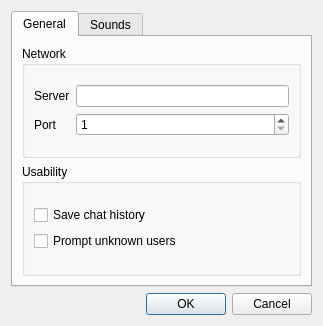
<?xml version="1.0" encoding="UTF-8"?>
<ui version="4.0">
 <class>PreferencesDialog</class>
 <widget class="QDialog" name="PreferencesDialog">
  <property name="geometry">
   <rect>
    <x>0</x>
    <y>0</y>
    <width>323</width>
    <height>326</height>
   </rect>
  </property>
  <property name="windowTitle">
   <string>Preferences</string>
  </property>
  <layout class="QVBoxLayout" name="verticalLayout_6">
   <item>
    <widget class="QTabWidget" name="tabWidget">
     <property name="currentIndex">
      <number>0</number>
     </property>
     <widget class="QWidget" name="tab">
      <attribute name="title">
       <string>General</string>
      </attribute>
      <layout class="QVBoxLayout" name="verticalLayout_4">
       <item>
        <widget class="QGroupBox" name="groupBox">
         <property name="title">
          <string>Network</string>
         </property>
         <layout class="QVBoxLayout" name="verticalLayout">
          <item>
           <layout class="QGridLayout" name="gridLayout">
            <item row="0" column="0">
             <widget class="QLabel" name="label">
              <property name="text">
               <string>Server</string>
              </property>
             </widget>
            </item>
            <item row="0" column="1">
             <widget class="QLineEdit" name="lineEdit">
              <property name="toolTip">
               <string>Hostname or IP address of the server to connect to.</string>
              </property>
             </widget>
            </item>
            <item row="1" column="0">
             <widget class="QLabel" name="label_2">
              <property name="text">
               <string>Port</string>
              </property>
             </widget>
            </item>
            <item row="1" column="1">
             <widget class="QSpinBox" name="spinBox">
              <property name="toolTip">
               <string>The port of the above server.</string>
              </property>
              <property name="minimum">
               <number>1</number>
              </property>
              <property name="maximum">
               <number>65534</number>
              </property>
             </widget>
            </item>
           </layout>
          </item>
         </layout>
        </widget>
       </item>
       <item>
        <widget class="QGroupBox" name="groupBox_2">
         <property name="title">
          <string>Usability</string>
         </property>
         <layout class="QVBoxLayout" name="verticalLayout_3">
          <item>
           <layout class="QVBoxLayout" name="verticalLayout_2">
            <item>
             <widget class="QCheckBox" name="checkBox_2">
              <property name="toolTip">
               <string>Logs conversations with users and saves them on your hard drive.</string>
              </property>
              <property name="text">
               <string>Save chat history</string>
              </property>
             </widget>
            </item>
            <item>
             <widget class="QCheckBox" name="checkBox_3">
              <property name="toolTip">
               <string>Displays a preemprive warning message before showing messages from users who are not on your friend list.</string>
              </property>
              <property name="text">
               <string>Prompt unknown users</string>
              </property>
             </widget>
            </item>
           </layout>
          </item>
         </layout>
        </widget>
       </item>
      </layout>
     </widget>
     <widget class="QWidget" name="tab_2">
      <attribute name="title">
       <string>Sounds</string>
      </attribute>
      <layout class="QVBoxLayout" name="verticalLayout_5">
       <item>
        <widget class="QCheckBox" name="checkBox">
         <property name="toolTip">
          <string>Enable custom sound effects for the client.</string>
         </property>
         <property name="text">
          <string>Enable sounds</string>
         </property>
        </widget>
       </item>
       <item>
        <widget class="QTreeWidget" name="treeWidget">
         <column>
          <property name="text">
           <string>Action</string>
          </property>
         </column>
         <column>
          <property name="text">
           <string>Sound</string>
          </property>
         </column>
         <column>
          <property name="text">
           <string>Enabled</string>
          </property>
         </column>
        </widget>
       </item>
      </layout>
     </widget>
    </widget>
   </item>
   <item>
    <widget class="QDialogButtonBox" name="buttonBox">
     <property name="orientation">
      <enum>Qt::Horizontal</enum>
     </property>
     <property name="standardButtons">
      <set>QDialogButtonBox::Cancel|QDialogButtonBox::Ok</set>
     </property>
    </widget>
   </item>
  </layout>
 </widget>
 <resources/>
 <connections>
  <connection>
   <sender>buttonBox</sender>
   <signal>accepted()</signal>
   <receiver>PreferencesDialog</receiver>
   <slot>accept()</slot>
   <hints>
    <hint type="sourcelabel">
     <x>248</x>
     <y>254</y>
    </hint>
    <hint type="destinationlabel">
     <x>157</x>
     <y>274</y>
    </hint>
   </hints>
  </connection>
  <connection>
   <sender>buttonBox</sender>
   <signal>rejected()</signal>
   <receiver>PreferencesDialog</receiver>
   <slot>reject()</slot>
   <hints>
    <hint type="sourcelabel">
     <x>316</x>
     <y>260</y>
    </hint>
    <hint type="destinationlabel">
     <x>286</x>
     <y>274</y>
    </hint>
   </hints>
  </connection>
 </connections>
</ui>
